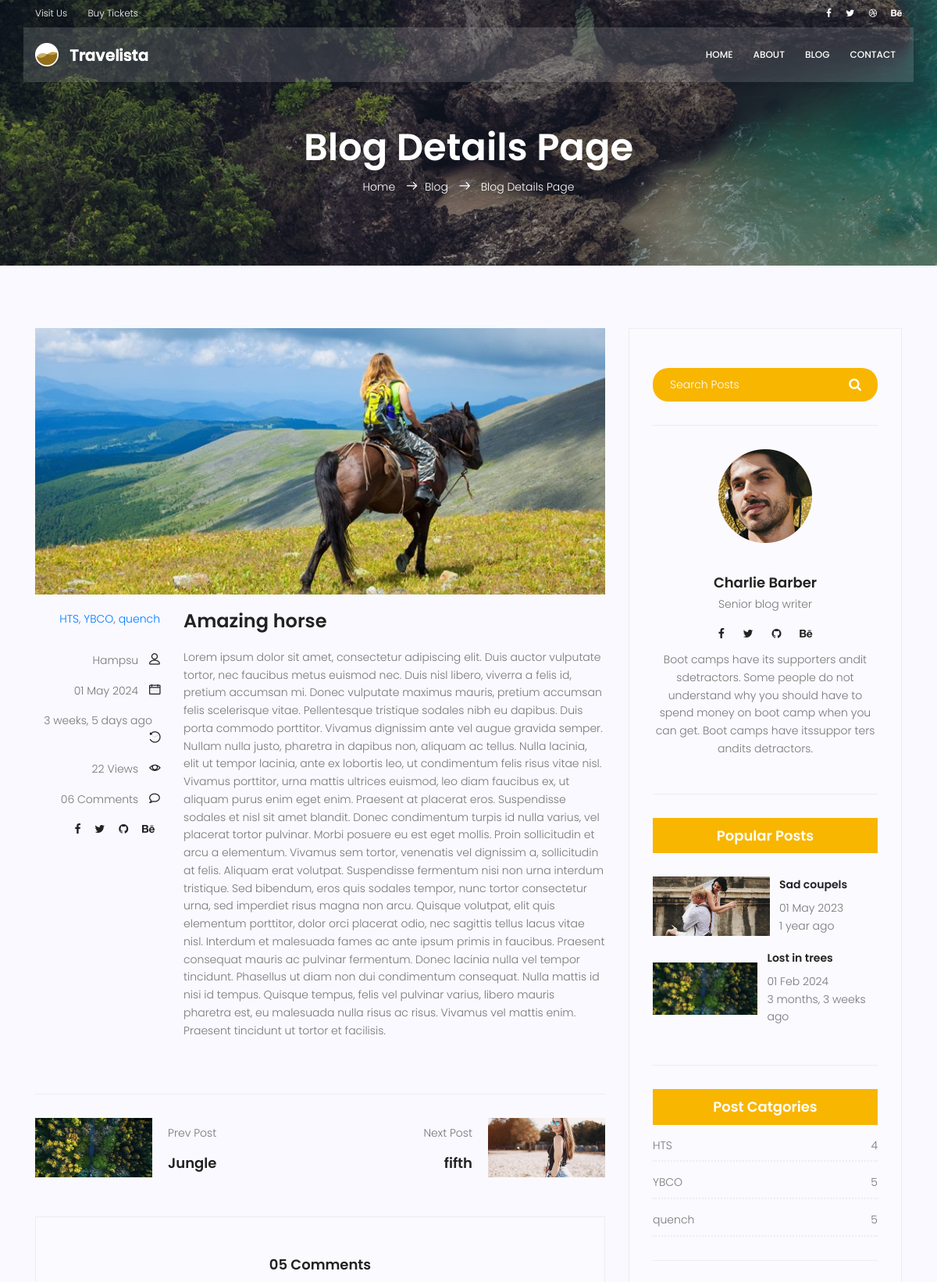
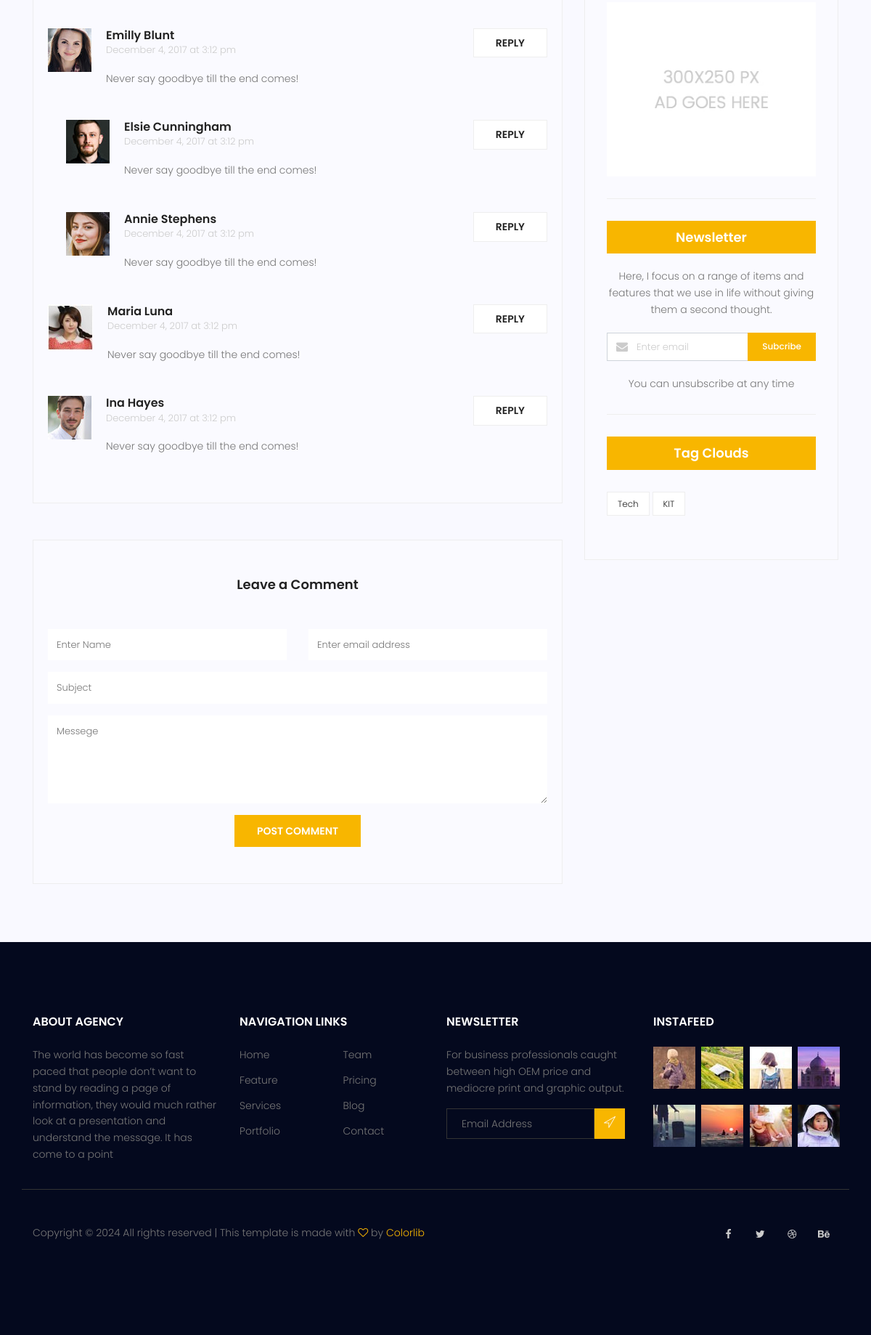
/blog/8, run on the app's committed database (2 pictures, top to bottom).
### blog/models.py (models this page shows, shortened)
class Post(models.Model):
    image = models.ImageField(upload_to='blog/', default='blog/default.jpg')
    author = models.ForeignKey(User, null=True, on_delete=models.SET_NULL)
    title = models.CharField(max_length=255)
    content = models.TextField()
    tags = TaggableManager()
    category = models.ManyToManyField(Category)
    counted_view = models.IntegerField(default=0)
    status = models.BooleanField(default=False)
    published_date = models.DateTimeField(null=True)
    created_date = models.DateTimeField(auto_now_add=True)
    updated_date = models.DateTimeField(auto_now=True)
    class Meta:
        ordering = ('-created_date',)

class Category(models.Model):
    name = models.CharField(max_length=255)
    def __str__(self):
        return self.name

### blog/views.py (the view)
# urls.py: path('<int:pid>', single_view, name = 'single'),
def single_view(request, pid):
    posts = Post.objects.filter(status = True, published_date__lte=timezone.now()).order_by('published_date')
    the_post = get_object_or_404(posts, id=pid)
    the_post.counted_view += 1
    the_post.save()
    next_post = posts.filter(published_date__gt=the_post.published_date)
    if next_post.count() != 0:
        next_post = next_post.order_by('published_date').first()
    else:
        next_post = 0
    previous_post = posts.filter(published_date__lt=the_post.published_date)
    if previous_post.count()!= 0:
        previous_post = previous_post.order_by('-published_date').first()
    else:
        previous_post = 0
    context = {'post': the_post, 'next_post': next_post, 'previous_post': previous_post}
    return render(request, 'blog/blog-single.html',context)

### blog/templatetags/blog_tags.py (called while the page is built)
@register.inclusion_tag('blog/blog-latest-posts.html')
def latestposts(arg=2):
    posts = Post.objects.filter(status = True).order_by('published_date')[:arg]
    return {'posts': posts}

@register.inclusion_tag('blog/blog-post-categories.html')
def postcategories():
    posts = Post.objects.filter(status = True)
    categories = Category.objects.all()
    cat_dict = {}
    for name in categories:
        cat_dict[name] = posts.filter(category=name).count()
    return {'categories': cat_dict}

### templates/blog/blog-single.html (shortened to what this page needs)
{% extends 'base.html' %}
{% load static %}
{% load humanize %}
{% load blog_tags %}
{% block content %}
<section class="relative about-banner">
	<div class="overlay overlay-bg"></div>
	<div class="container">
		<div class="row d-flex align-items-center justify-content-center">
			<div class="about-content col-lg-12">
				<h1 class="text-white">
					Blog Details Page
				</h1>
				<p class="text-white link-nav"><a href="{% url 'website:index' %}">Home </a> <span
						class="lnr lnr-arrow-right"></span><a href="{% url 'blog:index' %}">Blog </a> <span
						class="lnr lnr-arrow-right"></span> <a href="#"> Blog Details Page</a></p>
			</div>
		</div>
	</div>
</section>
<section class="post-content-area single-post-area">
	<div class="container">
		<div class="row">
			<div class="col-lg-8 posts-list">
				<div class="single-post row">
					<div class="col-lg-12">
						<div class="feature-img">
							<img class="img-fluid" src="{{post.image.url}}" alt="">
						</div>
					</div>
					<div class="col-lg-3  col-md-3 meta-details">
						<ul class="tags">
							{% for cat in post.category.all %}
							<a href="{% url 'blog:category' cat_name=cat.name%}">{{cat.name}}</a>{% if not forloop.last %},{% endif %}
							{% endfor %}
						</ul>
						<div class="user-details row">
							<p class="user-name col-lg-12 col-md-12 col-6"><a
									href="{% url 'blog:author' author_username=post.author %}">{{post.author.first_name}}</a>
								<span class="lnr lnr-user"></span>
							</p>
							<p class="date col-lg-12 col-md-12 col-6"><a href="#">{{post.published_date|date:"d M Y"}}</a> <span class="lnr lnr-calendar-full"></span></p>
							<p class="date col-lg-12 col-md-12 col-6"><a href="#">{{post.published_date|naturaltime}}</a> <span class="lnr lnr-history"></span></p>
							<p class="view col-lg-12 col-md-12 col-6"><a href="#">{{post.counted_view}} Views</a> <span
									class="lnr lnr-eye"></span></p>
							<p class="comments col-lg-12 col-md-12 col-6"><a href="#">06 Comments</a> <span
									class="lnr lnr-bubble"></span></p>
							<ul class="social-links col-lg-12 col-md-12 col-6">
								<li><a href="#"><i class="fa fa-facebook"></i></a></li>
								<li><a href="#"><i class="fa fa-twitter"></i></a></li>
								<li><a href="#"><i class="fa fa-github"></i></a></li>
								<li><a href="#"><i class="fa fa-behance"></i></a></li>
							</ul>
						</div>
					</div>
					<div class="col-lg-9 col-md-9">
						<h3 class="mt-20 mb-20">{{post.title}}</h3>
						<p class="excert">
							{{post.content}}
						</p>
					</div>
				</div>
				<div class="navigation-area">
					<div class="row">
						<div
							class="col-lg-6 col-md-6 col-12 nav-left flex-row d-flex justify-content-start align-items-center">
							{% if previous_post != 0 %}
							<div class="thumb">
								<a href="{% url 'blog:single' previous_post.id %}"><img class="img-fluid"
										src="{{previous_post.image.url}}" alt=""></a>
							</div>
							<div class="arrow">
								<a href="{% url 'blog:single' previous_post.id %}"></a>
							</div>
							<div class="detials">
								<p>Prev Post</p>
								<a href="{% url 'blog:single' previous_post.id %}">
									<h4>{{previous_post.title}}</h4>
								</a>
							</div>
							{% endif %}
						</div>
						<div
							class="col-lg-6 col-md-6 col-12 nav-right flex-row d-flex justify-content-end align-items-center">
							{% if next_post != 0 %}
							<div class="detials">
								<p>Next Post</p>
								<a href="{% url 'blog:single' next_post.id %}">
									<h4>{{next_post.title}}</h4>
								</a>
							</div>
							<div class="arrow">
								<a href="{% url 'blog:single' next_post.id %}"></a>
							</div>
							<div class="thumb">
								<a href="{% url 'blog:single' next_post.id %}"><img class="img-fluid"
										src="{{next_post.image.url}}" alt=""></a>
							</div>
							{% endif %}
						</div>
					</div>
				</div>
				<div class="comments-area">
					<h4>05 Comments</h4>
					<div class="comment-list">
						<div class="single-comment justify-content-between d-flex">
							<div class="user justify-content-between d-flex">
								<div class="thumb">
									<img src="{% static 'img/blog/c1.jpg' %}" alt="">
								</div>
								<div class="desc">
									<h5><a href="#">Emilly Blunt</a></h5>
									<p class="date">December 4, 2017 at 3:12 pm </p>
									<p class="comment">
										Never say goodbye till the end comes!
									</p>
								</div>
							</div>
							<div class="reply-btn">
								<a href="" class="btn-reply text-uppercase">reply</a>
							</div>
						</div>
					</div>
					<div class="comment-list left-padding">
						<div class="single-comment justify-content-between d-flex">
							<div class="user justify-content-between d-flex">
								<div class="thumb">
									<img src="{% static 'img/blog/c2.jpg' %}" alt="">
								</div>
								<div class="desc">
									<h5><a href="#">Elsie Cunningham</a></h5>
									<p class="date">December 4, 2017 at 3:12 pm </p>
									<p class="comment">
										Never say goodbye till the end comes!
									</p>
								</div>
							</div>
							<div class="reply-btn">
								<a href="" class="btn-reply text-uppercase">reply</a>
							</div>
						</div>
					</div>
					<div class="comment-list left-padding">
						<div class="single-comment justify-content-between d-flex">
							<div class="user justify-content-between d-flex">
								<div class="thumb">
									<img src="{% static 'img/blog/c3.jpg' %}" alt="">
								</div>
								<div class="desc">
									<h5><a href="#">Annie Stephens</a></h5>
									<p class="date">December 4, 2017 at 3:12 pm </p>
									<p class="comment">
										Never say goodbye till the end comes!
									</p>
								</div>
							</div>
							<div class="reply-btn">
								<a href="" class="btn-reply text-uppercase">reply</a>
							</div>
						</div>
					</div>
					<div class="comment-list">
						<div class="single-comment justify-content-between d-flex">
							<div class="user justify-content-between d-flex">
								<div class="thumb">
									<img src="{% static 'img/blog/c4.jpg' %}" alt="">
								</div>
								<div class="desc">
									<h5><a href="#">Maria Luna</a></h5>
									<p class="date">December 4, 2017 at 3:12 pm </p>
									<p class="comment">
										Never say goodbye till the end comes!
									</p>
								</div>
							</div>
							<div class="reply-btn">
								<a href="" class="btn-reply text-uppercase">reply</a>
							</div>
						</div>
					</div>
					<div class="comment-list">
						<div class="single-comment justify-content-between d-flex">
							<div class="user justify-content-between d-flex">
								<div class="thumb">
									<img src="{% static 'img/blog/c5.jpg' %}" alt="">
								</div>
								<div class="desc">
									<h5><a href="#">Ina Hayes</a></h5>
									<p class="date">December 4, 2017 at 3:12 pm </p>
									<p class="comment">
										Never say goodbye till the end comes!
									</p>
								</div>
							</div>
							<div class="reply-btn">
								<a href="" class="btn-reply text-uppercase">reply</a>
							</div>
						</div>
					</div>
				</div>
				<div class="comment-form">
					<h4>Leave a Comment</h4>
					<form>
						<div class="form-group form-inline">
							<div class="form-group col-lg-6 col-md-12 name">
								<input type="text" class="form-control" id="name" placeholder="Enter Name"
									onfocus="this.placeholder = ''" onblur="this.placeholder = 'Enter Name'">
							</div>
							<div class="form-group col-lg-6 col-md-12 email">
								<input type="email" class="form-control" id="email" placeholder="Enter email address"
									onfocus="this.placeholder = ''" onblur="this.placeholder = 'Enter email address'">
							</div>
						</div>
						<div class="form-group">
							<input type="text" class="form-control" id="subject" placeholder="Subject"
								onfocus="this.placeholder = ''" onblur="this.placeholder = 'Subject'">
						</div>
						<div class="form-group">
							<textarea class="form-control mb-10" rows="5" name="message" placeholder="Messege"
								onfocus="this.placeholder = ''" onblur="this.placeholder = 'Messege'"
								required=""></textarea>
						</div>
						<a href="#" class="primary-btn text-uppercase">Post Comment</a>
					</form>
				</div>
			</div>
			<div class="col-lg-4 sidebar-widgets">
				<div class="widget-wrap">
					{% include 'blog/blog-search.html' %}
					{% include 'blog/blog-writer.html' %}
					{% latestposts 2 %}
					{% postcategories %}
					{% include 'blog/blog-ads.html' %}
					{% include 'blog/blog-newsletter.html' %}
					{% include 'blog/blog-tags.html' %}
				</div>
			</div>
		</div>
	</div>
</section>
{% endblock %}

### templates/blog/blog-latest-posts.html
{% load humanize %}
{% load static %}
<div class="single-sidebar-widget popular-post-widget">
    <h4 class="popular-title">Popular Posts</h4>
    <div class="popular-post-list">
        {% for post in posts %}
        <div class="single-post-list d-flex flex-row align-items-center">
            <div class="thumb">
                <img class="img-fluid" src="{{post.image.url}}" alt="">
            </div>
            <div class="details">
                <a href="{% url 'blog:single' pid=post.id %}">
                    <h6>{{post.title}}</h6>
                </a>
                <p>{{post.published_date|date:"d M Y"}}</p>
                <p>{{post.published_date|naturaltime}}</p>
            </div>
        </div>
        {% endfor %}
    </div>
</div>

### templates/blog/blog-post-categories.html
{% load static %}
<div class="single-sidebar-widget post-category-widget">
    <h4 class="category-title">Post Catgories</h4>
    <ul class="cat-list">
        {% for name, count in categories.items %}
        <li>
            <a href="{% url 'blog:category' cat_name=name%}" class="d-flex justify-content-between">
                <p>{{name}}</p>
                <p>{{count}}</p>
            </a>
        </li>
        {% endfor %}
    </ul>
</div>

### templates/blog/blog-tags.html
{% load static %}
<div class="single-sidebar-widget tag-cloud-widget">
    <h4 class="tagcloud-title">Tag Clouds</h4>
    <ul>
        {% for tag in post.tags.all %}
        <li><a href="{% url 'blog:tag' tag_name=tag.name %}">{{tag.name}}</a></li>
        {% endfor %}
    </ul>
</div>

### data on the page
Post: image (picture), author.first_name "Hampsu", published_date "01 May 2024", published_date "3 weeks, 5 days ago", counted_view "22", title "Amazing horse", content "Lorem ipsum dolor sit amet, consectetur adipiscing elit. Duis auctor vulputate tortor, nec faucibus metus euismod nec. Duis nisl libero, viverra a felis id, pretium accumsan mi. Donec vulputate maximus mauris, pretium accumsan felis scelerisque vitae. Pellentesque tristique sodales nibh eu dapibus. Duis porta commodo porttitor. Vivamus dignissim ante vel augue gravida semper. Nullam nulla justo, pharetra in dapibus non, aliquam ac tellus. Nulla lacinia, elit ut tempor lacinia, ante ex lobortis leo, ut condimentum felis risus vitae nisl. Vivamus porttitor, urna mattis ultrices euismod, leo diam faucibus ex, ut aliquam purus enim eget enim. Praesent at placerat eros. Suspendisse sodales et…"
Category: name "HTS", count "4"
Category: name "YBCO", count "5"
Category: name "quench", count "5"
Post: image (picture), title "Jungle"
Post: title "fifth", image (placeholder picture)
Post: image (picture), title "Sad coupels", published_date "01 May 2023", published_date "1 year ago"
Post: image (picture), title "Lost in trees", published_date "01 Feb 2024", published_date "3 months, 3 weeks ago"
Tag: name "Tech"
Tag: name "KIT"
